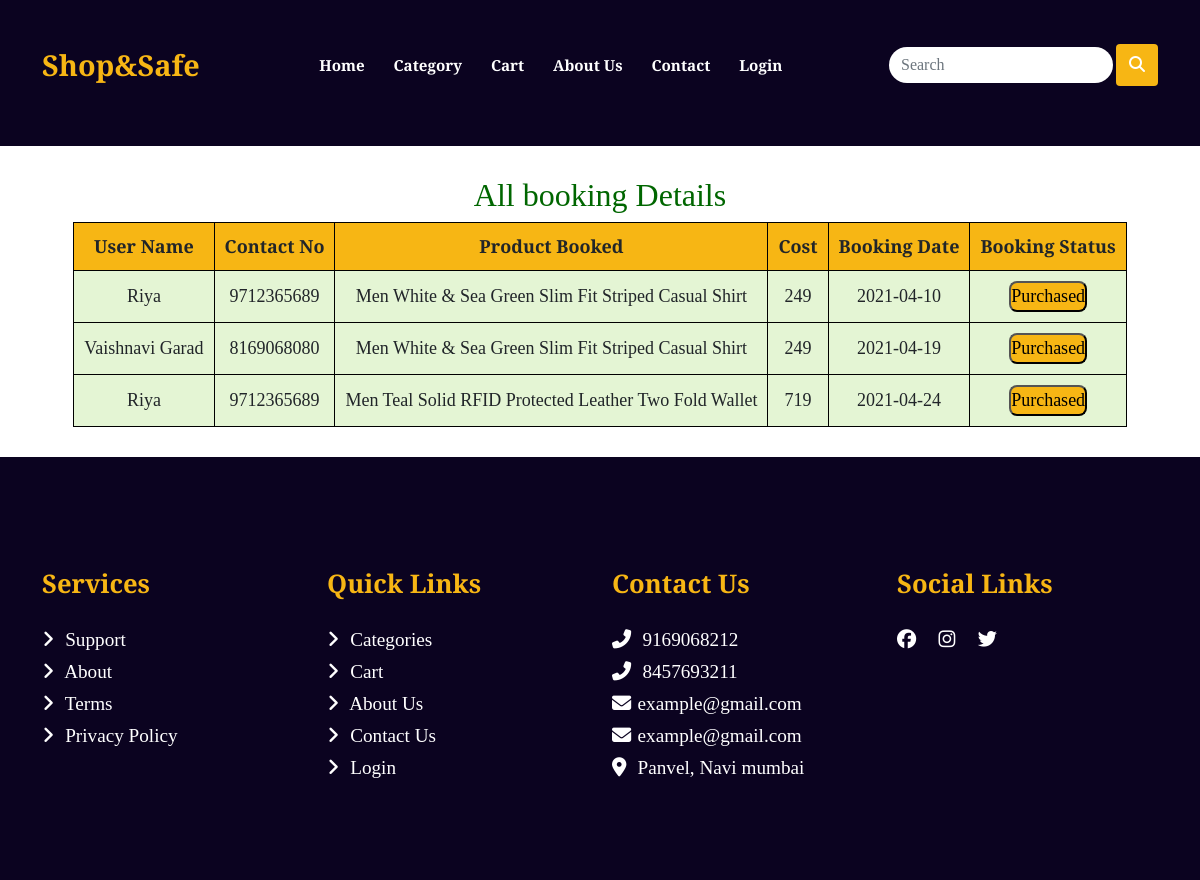
/admin.php (signed in), run on the app's committed database.
### tables this page shows
CREATE TABLE `offlinebookings` (
  `bid` int(11) NOT NULL,
  `uid` int(11) NOT NULL,
  `pid` int(11) NOT NULL,
  `retailerid` int(11) NOT NULL,
  `Date` varchar(11) NOT NULL,
  `Price` varchar(11) NOT NULL,
  `purchased` int(11) NOT NULL DEFAULT 0
);

CREATE TABLE `logindetails` (
  `uid` int(11) NOT NULL,
  `fullname` text NOT NULL,
  `phone` varchar(10) NOT NULL,
  `wing` varchar(11) NOT NULL,
  `floor` varchar(11) NOT NULL,
  `email` varchar(40) NOT NULL,
  `password` varchar(100) NOT NULL,
  `vkey` varchar(100) NOT NULL,
  `verified` int(1) NOT NULL DEFAULT 0
);

CREATE TABLE `products` (
  `pno` int(11) NOT NULL,
  `pname` varchar(100) DEFAULT NULL,
  `cost` double DEFAULT NULL,
  `img` longblob DEFAULT NULL,
  `subno` int(11) DEFAULT NULL,
  `cno` int(11) DEFAULT NULL,
  `retailerid` int(11) NOT NULL
);

### admin.php (the view, shortened to what this page needs)
<?php
$conn = mysqli_connect("localhost","root","","wdpbl");
$retailerid = $_SESSION['rid'];
$sql = "SELECT * FROM offlinebookings where retailerid = '$retailerid'";
$result = $conn->query($sql);
?>
<!DOCTYPE html>
<html lang="en">
<head>
  <link rel="stylesheet" href="https://stackpath.bootstrapcdn.com/bootstrap/5.0.0-alpha2/css/bootstrap.min.css"
>
  <link rel="stylesheet" href="styles.css">
  <link href="https://unpkg.com/aos@2.3.1/dist/aos.css" rel="stylesheet">
</head>
<body>
  <section id="header" style="background-color: #0B0320;">
    <nav class="navbar navbar-expand-lg navbar-light" >
      <div class="container">
        <a class="navbar-brand" href="#">Shop&Safe</a>
        <div class="collapse navbar-collapse" id="navbarSupportedContent">
          <ul class="navbar-nav mx-auto mb-2 mb-lg-0">
            <li class="nav-item">
              <a class="nav-link active" aria-current="page" href="index.php">Home</a>
            </li>
            <li class="nav-item">
              <a class="nav-link" href="categories.php">Category</a>
            </li>
            <li class="nav-item">
              <a class="nav-link" href="cart.php">Cart</a>
            </li>
            <li class="nav-item">
              <a class="nav-link" href="aboutus.php">About Us</a>
            </li>
            <li class="nav-item">
              <a class="nav-link" href="contactus.php">Contact</a>
            </li>
            <?php
                if(isset($_SESSION['uid'])){ ?>
               <li class="nav-item"><a class="nav-link" href="logout.php">Logout</a></li>
          <?php   }
               else{?>
                <li class="nav-item"><a class="nav-link" href="signin.php">Login</a></li>
         <?php    }
              ?>
          </ul>
          <form class="d-flex">
            <input class="form-control mr-2" type="search" placeholder="Search" aria-label="Search">
            <button class="btn" type="btn"> <i class="fas fa-search"></i> </button>
          </form>
        </div>
      </div>
    </nav>
</section>
    <section style="padding:30px;">
        <h1>All booking Details</h1>
        <table>
            <tr style="background-color:#F7B614;">
                <th>User Name</th>
                <th>Contact No</th>
                <th>Product Booked</th>
                <th>Cost</th>
                <th>Booking Date</th>
                <th>Booking Status</th>
            </tr>
            <?php
                while($row=$result->fetch_assoc())
                {
                    $pid = $row['pid'];
                    $sql2 = "SELECT * FROM products WHERE pno = '$pid'";
                    $result2 = $conn->query($sql2);
                    $row2= $result2->fetch_assoc();
                    $pname = $row2['pname'];
                    $uid = $row['uid'];
                    $sql3 = "SELECT * FROM logindetails WHERE uid = '$uid'";
                    $result3 = $conn->query($sql3);
                    $row3=$result3->fetch_assoc();
                    $uname = $row3['fullname'];
                    $contact = $row3['phone'];
                    $email = $row3['email']
             ?>
            <tr >
                <td><?php echo $uname;?></td>
                <td><?php echo $contact;?></td>
                <td><?php echo $pname;?></td>
                <td><?php echo $row['Price'];?></td>
                <td><?php echo $row['Date'];?></td>
                <td><form method = "post"><input type="hidden" value="<?php echo $row['bid'] ?>" name="bid" > <input type="hidden" value="<?php echo $email ?>" name="useremail" >
                  <button style="border-radius: 8px; background-color:#F7B614; " input type="submit"value="Purchased" name="submit" >Purchased</button></form></td>
            </tr>
            <?php
                }
             ?>
        </table>
    </section>
<section id="footer">
<div class="container">
    <div class="row">
        <div class="col-lg-3">
        <div class="footerContainer">
            <h5>Services</h5>
            <ul>
            <li><i class="fas fa-angle-right"></i> Support </li>
            <li><i class="fas fa-angle-right"></i> About </li>
            <li><i class="fas fa-angle-right"></i> Terms </li>
            <li><i class="fas fa-angle-right"></i> Privacy Policy </li>
            </ul>
        </div>
        </div>
        <div class="col-lg-3">
        <div class="footerContainer">
            <h5>Quick Links</h5>
            <ul>
            <li><i class="fas fa-angle-right"></i> Categories </li>
            <li><i class="fas fa-angle-right"></i> Cart </li>
            <li><i class="fas fa-angle-right"></i> About Us </li>
            <li><i class="fas fa-angle-right"></i> Contact Us </li>
            <li><i class="fas fa-angle-right"></i> Login </li>
            </ul>
        </div>
        </div>
        <div class="col-lg-3">
        <div class="footerContainer">
            <h5>Contact Us</h5>
            <ul>
            <li><i class="fas fa-phone-alt"></i> 9169068212 </li>
            <li><i class="fas fa-phone-alt"></i> 8457693211 </li>
            <li><i class="fas fa-envelope"></i>example@gmail.com </li>
            <li><i class="fas fa-envelope"></i>example@gmail.com </li>
            <li><i class="fas fa-map-marker-alt"></i> Panvel, Navi mumbai </li>
            </ul>
        </div>
        </div>
        <div class="col-lg-3">
        <div class="footerContainer sociallinks">
            <h5>Social Links</h5>
            <ul>
            <li><i class="fab fa-facebook"></i></li>
            <li><i class="fab fa-instagram"></i></li>
            <li><i class="fab fa-twitter"></i></li>
        </ul>
        </div>
        </div>
    </div>
</div>
</section>
</body>
</html>

### styles.css (style rules this page uses)
* { padding: 0; margin: 0; -webkit-box-sizing: border-box; box-sizing: border-box; font-family: 'EB Garamond', serif; scroll-behavior: smooth; }
#header { width: 100%; height: auto; background-size: cover; background-repeat: no-repeat; padding-bottom: 2rem; padding-top: 1rem; }
#header .navbar { padding: 1.4rem 1.5rem; }
#header .navbar .navbar-brand { font-size: 1.8rem; color: #F7B614; font-weight: bolder; }
#header .navbar .navbar-nav .nav-item { margin-right: 0.4rem; margin-left: 0.4rem; }
#header .navbar .navbar-nav .nav-item .nav-link { color: white; font-weight: bold; font-size: 0.95rem; -webkit-transition: 0.3s linear; transition: 0.3s linear; }
#header .navbar .navbar-nav .nav-item .nav-link::after { content: ""; }
#header .navbar input { border-radius: 2rem; border: 0.2rem solid transparent; }
#header .navbar button { background: #F7B614; border: 0.1rem solid transparent; }
#header .navbar button i { color: white; }
#footer { background: #0B0320; padding: 5rem 0; }
#footer .sociallinks ul { display: -webkit-box; display: -ms-flexbox; display: flex; -webkit-box-pack: start; -ms-flex-pack: start; justify-content: flex-start; }
#footer .sociallinks ul li { margin-right: 1rem; }
#footer .footerContainer h5 { color: #F7B614; font-size: 1.6rem; font-weight: bold; margin-top: 2rem; }
#footer .footerContainer ul { padding-left: 0; margin-top: 1.5rem; }
#footer .footerContainer ul li { list-style: none; color: white; -webkit-transition: 0.2s linear; transition: 0.2s linear; line-height: 2rem; font-size: 1.2rem; }
#footer .footerContainer ul li i { margin-right: 0.4rem; }

### admin.php (style rules this page uses)
table { margin: 0 auto; font-size: large; border: 1px solid black; }
h1 { text-align: center; color: #006600; font-size: xx-large; font-family: 'Gill Sans', 'Gill Sans MT', ' Calibri', 'Trebuchet MS', 'sans-serif'; }
td { background-color: #E4F5D4; border: 1px solid black; }
th, td { font-weight: bold; border: 1px solid black; padding: 10px; text-align: center; }
td { font-weight: lighter; }

### data on the page
offlinebookings: logindetails.fullname "Riya", logindetails.phone "9712365689", products.pname "Men White & Sea Green Slim Fit Striped Casual Shirt", Price "249", Date "2021-04-10"
offlinebookings: logindetails.fullname "Vaishnavi Garad", logindetails.phone "8169068080", products.pname "Men White & Sea Green Slim Fit Striped Casual Shirt", Price "249", Date "2021-04-19"
offlinebookings: logindetails.fullname "Riya", logindetails.phone "9712365689", products.pname "Men Teal Solid RFID Protected Leather Two Fold Wallet", Price "719", Date "2021-04-24"
